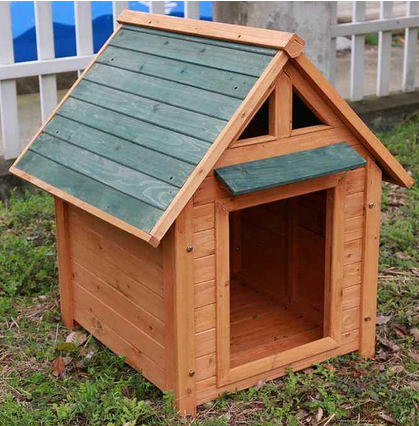
#> input picture opencv-learning/data/fangzi_pic.png, 419 x 426 px
$ python harris_detect.py
#> lines starting #> are read from the running program, lines starting #| are printed output that depends on the picture; after the words box and inside, x2 and y2 are one past the last pixel; in counts of white or black regions, pixels touching at a corner belong together

"""
harris 角点检测
从图像中检测属于 角点 的点信息
"""

import cv2 as cv
from matplotlib import pyplot as plt
import numpy as np


# 检测器参数
block_size = 3  # 窗口尺寸大小
sobel_size = 3  # sobel算子尺寸大小
k = 0.06  # 用于计算相应角点R函数的k参数

image = cv.imread('data/fangzi_pic.png')
#> image is the input picture: shape (426, 419, 3); mean B, G, R 92.5, 112.9, 132.5

print(image.shape)
#| (426, 419, 3)
height = image.shape[0]
#> height = 426
width = image.shape[1]
#> width = 419
channels = image.shape[2]
#> channels = 3
print("width: %s  height: %s  channels: %s" % (width, height, channels))
#| width: 419  height: 426  channels: 3

gray_img = cv.cvtColor(image, cv.COLOR_BGR2GRAY)
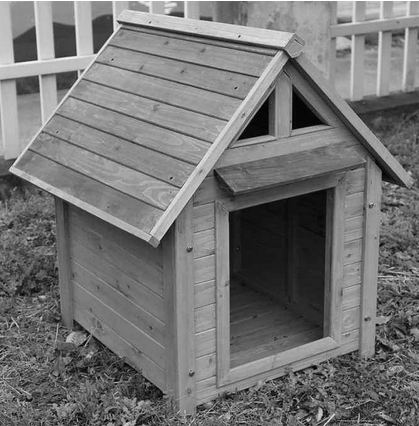
#> gray_img: shape (426, 419); min 0, max 255, mean 116.4

# modify the data type setting to 32-bit floating point
gray_img = np.float32(gray_img)

# 检测角点
corners_img = cv.cornerHarris(gray_img, block_size, sobel_size, k)
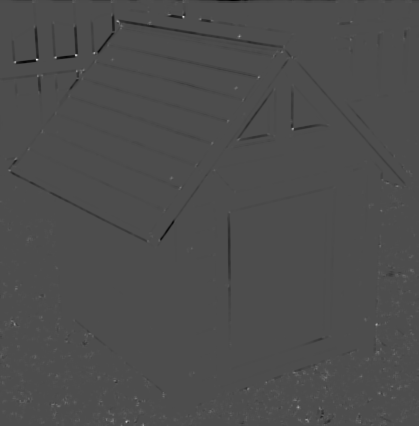
#> corners_img: shape (426, 419) float32; min -20447606, max 47025172, mean -51690.3; drawn with min black and max white

# 膨胀处理，利于更方便的观察角点形态
kernel = cv.getStructuringElement(cv.MORPH_RECT, (3, 3))
dst = cv.dilate(corners_img, kernel)
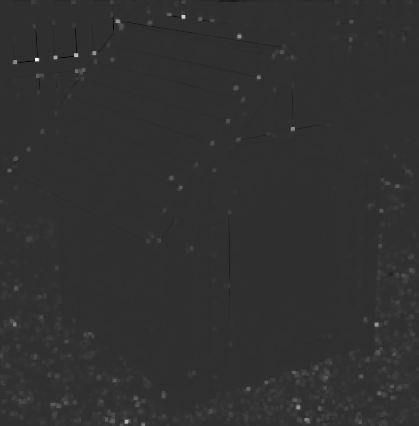
#> dst: shape (426, 419) float32; min -10902305, max 47025172, mean 271086.2; drawn with min black and max white


# 晒出那些不合适的角点，pix大于一定阈值的认为是需要留下的角点
for r in range(height):
    for c in range(width):
        pix = dst[r, c]
        # if pix > 0.05 * dst.max():
        if pix > 0.1 * dst.max():
            cv.circle(image, (c, r), 5, (0, 0, 255), 0)
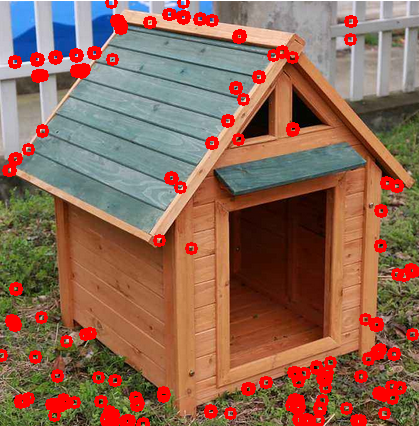
#> image: shape (426, 419, 3); 7.43% of pixels changed, all inside (x1, y1, x2, y2) = (0, 0, 419, 426)

image = cv.cvtColor(image, cv.COLOR_BGR2RGB)
plt.imshow(image)
plt.show()

cv.imwrite('data/fangzi_pic_harris_res.jpg', image)

$ run again, with opencv-learning/data/test_pic1.png copied over opencv-learning/data/fangzi_pic.png
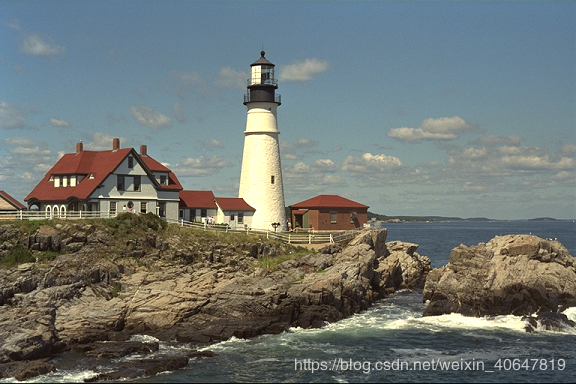
#> input picture opencv-learning/data/test_pic1.png, 576 x 384 px
#> image is the input picture: shape (384, 576, 3); mean B, G, R 114.7, 118.2, 111.8
#| (384, 576, 3)
#| width: 576  height: 384  channels: 3
#> `dst = cv.dilate(corners_img, kernel)`:
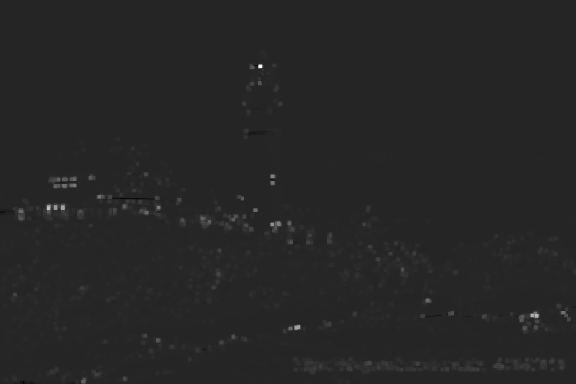
#> dst: shape (384, 576) float32; min -30053100, max 171930656, mean 771731.9; drawn with min black and max white
#> after the loop `for r in range(height):`:
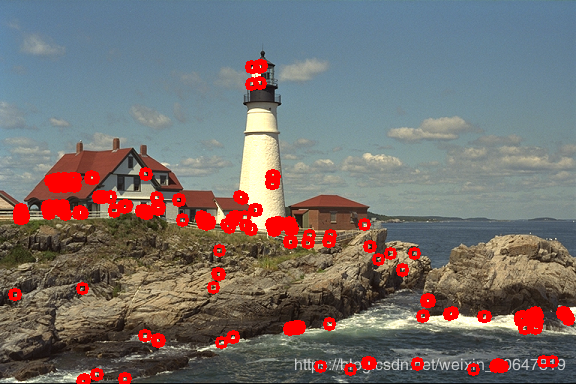
#> image: shape (384, 576, 3); 5.29% of pixels changed, all inside (x1, y1, x2, y2) = (8, 59, 575, 384)

$ run again, with opencv-learning/data/mayun.jpg saved as opencv-learning/data/fangzi_pic.png
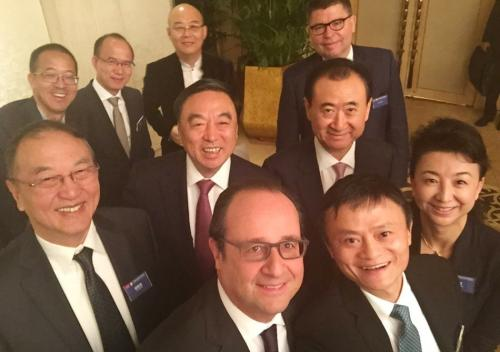
#> input picture opencv-learning/data/mayun.jpg, 500 x 352 px
#> image is the input picture: shape (352, 500, 3); mean B, G, R 69.3, 93.4, 127.2
#| (352, 500, 3)
#| width: 500  height: 352  channels: 3
#> `dst = cv.dilate(corners_img, kernel)`:
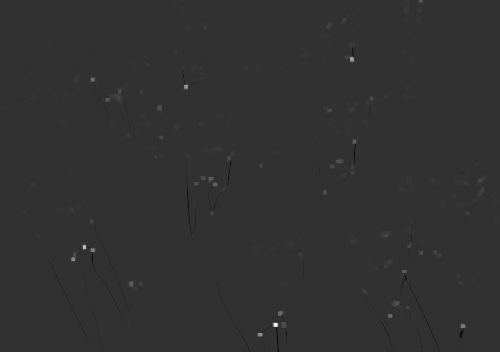
#> dst: shape (352, 500) float32; min -12012908, max 49447208, mean 49654.4; drawn with min black and max white
#> after the loop `for r in range(height):`:
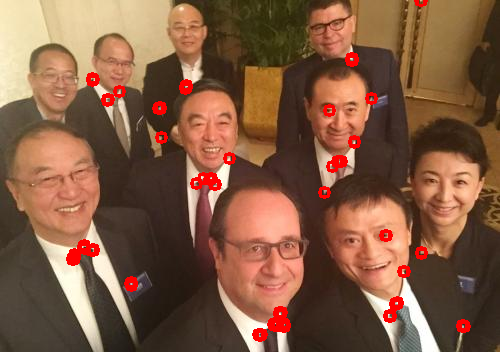
#> image: shape (352, 500, 3); 2.43% of pixels changed, all inside (x1, y1, x2, y2) = (66, 0, 471, 342)
